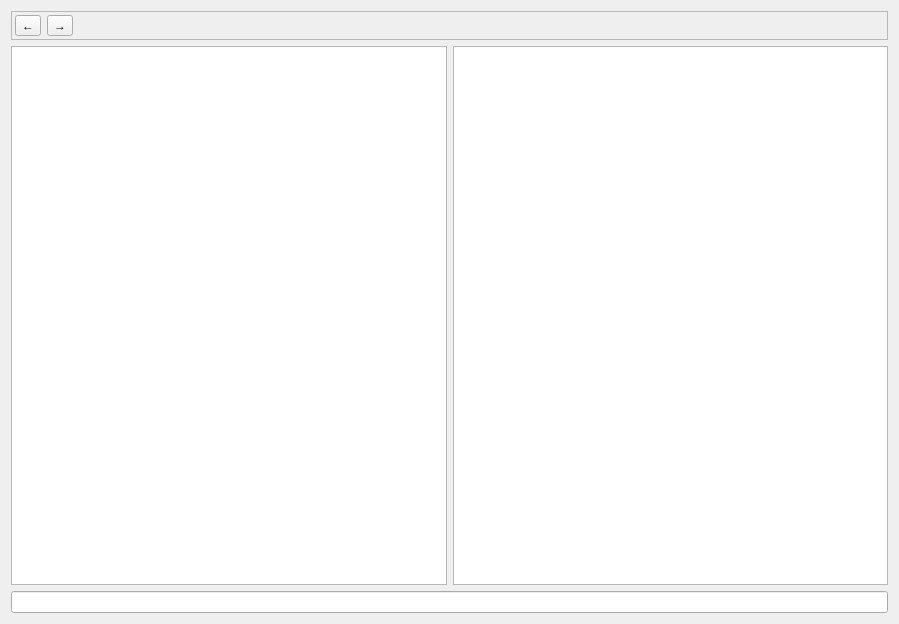
<?xml version="1.0" encoding="UTF-8"?>
<ui version="4.0">
 <class>ParserView</class>
 <widget class="QWidget" name="ParserView">
  <property name="geometry">
   <rect>
    <x>0</x>
    <y>0</y>
    <width>899</width>
    <height>624</height>
   </rect>
  </property>
  <property name="windowTitle">
   <string>Form</string>
  </property>
  <layout class="QVBoxLayout" name="verticalLayout">
   <item>
    <widget class="QFrame" name="frame">
     <property name="frameShape">
      <enum>QFrame::StyledPanel</enum>
     </property>
     <property name="frameShadow">
      <enum>QFrame::Raised</enum>
     </property>
     <layout class="QHBoxLayout" name="horizontalLayout">
      <property name="leftMargin">
       <number>3</number>
      </property>
      <property name="topMargin">
       <number>3</number>
      </property>
      <property name="rightMargin">
       <number>3</number>
      </property>
      <property name="bottomMargin">
       <number>3</number>
      </property>
      <item>
       <widget class="QToolButton" name="undoButton">
        <property name="text">
         <string>←</string>
        </property>
        <property name="icon">
         <iconset theme="go-previous">
          <normaloff>.</normaloff>.</iconset>
        </property>
        <property name="toolButtonStyle">
         <enum>Qt::ToolButtonIconOnly</enum>
        </property>
       </widget>
      </item>
      <item>
       <widget class="QToolButton" name="redoButton">
        <property name="text">
         <string>→</string>
        </property>
        <property name="icon">
         <iconset theme="go-next">
          <normaloff>.</normaloff>.</iconset>
        </property>
       </widget>
      </item>
      <item>
       <spacer name="horizontalSpacer">
        <property name="orientation">
         <enum>Qt::Horizontal</enum>
        </property>
        <property name="sizeHint" stdset="0">
         <size>
          <width>40</width>
          <height>20</height>
         </size>
        </property>
       </spacer>
      </item>
     </layout>
    </widget>
   </item>
   <item>
    <layout class="QHBoxLayout" name="horizontalLayout_2">
     <item>
      <widget class="QTreeView" name="treeView"/>
     </item>
     <item>
      <widget class="QGraphicsView" name="graphicsView">
       <property name="dragMode">
        <enum>QGraphicsView::ScrollHandDrag</enum>
       </property>
      </widget>
     </item>
    </layout>
   </item>
   <item>
    <widget class="QLineEdit" name="lineEdit"/>
   </item>
  </layout>
 </widget>
 <resources/>
 <connections/>
</ui>
